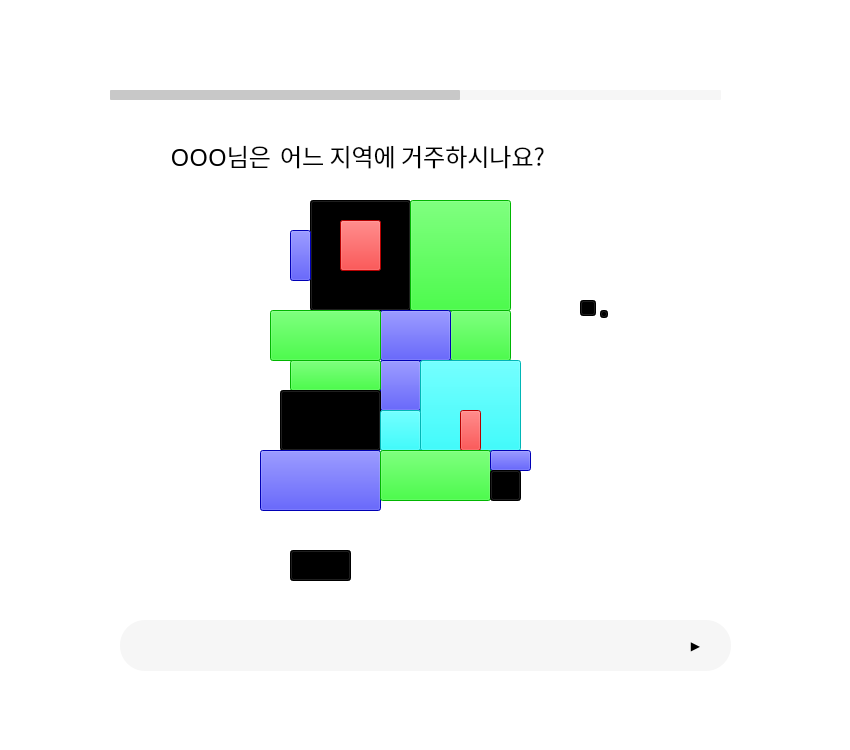
<?xml version="1.0" encoding="UTF-8"?>
<ui version="4.0">
 <class>MainWindow</class>
 <widget class="QMainWindow" name="MainWindow">
  <property name="geometry">
   <rect>
    <x>0</x>
    <y>0</y>
    <width>850</width>
    <height>750</height>
   </rect>
  </property>
  <property name="windowTitle">
   <string>MainWindow</string>
  </property>
  <property name="styleSheet">
   <string notr="true">background-color: #fff;</string>
  </property>
  <widget class="QWidget" name="centralwidget">
   <widget class="QLineEdit" name="lineEdit_2">
    <property name="geometry">
     <rect>
      <x>110</x>
      <y>90</y>
      <width>611</width>
      <height>10</height>
     </rect>
    </property>
    <property name="maximumSize">
     <size>
      <width>16777215</width>
      <height>60</height>
     </size>
    </property>
    <property name="styleSheet">
     <string notr="true">background-color: #F6F6F6;
border-radius:1px;
padding:5px</string>
    </property>
    <property name="alignment">
     <set>Qt::AlignLeading|Qt::AlignLeft|Qt::AlignVCenter</set>
    </property>
   </widget>
   <widget class="QLineEdit" name="lineEdit_3">
    <property name="geometry">
     <rect>
      <x>110</x>
      <y>90</y>
      <width>350</width>
      <height>10</height>
     </rect>
    </property>
    <property name="minimumSize">
     <size>
      <width>350</width>
      <height>0</height>
     </size>
    </property>
    <property name="maximumSize">
     <size>
      <width>350</width>
      <height>60</height>
     </size>
    </property>
    <property name="styleSheet">
     <string notr="true">background-color: #C8C8C8;
border-radius:1px;
padding:5px</string>
    </property>
    <property name="alignment">
     <set>Qt::AlignLeading|Qt::AlignLeft|Qt::AlignVCenter</set>
    </property>
   </widget>
   <widget class="QLabel" name="label_2">
    <property name="geometry">
     <rect>
      <x>280</x>
      <y>130</y>
      <width>441</width>
      <height>51</height>
     </rect>
    </property>
    <property name="maximumSize">
     <size>
      <width>999</width>
      <height>100</height>
     </size>
    </property>
    <property name="font">
     <font>
      <family>G마켓 산스 TTF Medium</family>
      <pointsize>18</pointsize>
      <weight>50</weight>
      <bold>false</bold>
     </font>
    </property>
    <property name="styleSheet">
     <string notr="true">
background: rgb(0,0,0,0);</string>
    </property>
    <property name="text">
     <string>어느 지역에 거주하시나요?</string>
    </property>
    <property name="alignment">
     <set>Qt::AlignLeading|Qt::AlignLeft|Qt::AlignVCenter</set>
    </property>
   </widget>
   <widget class="QLineEdit" name="textimage">
    <property name="geometry">
     <rect>
      <x>150</x>
      <y>620</y>
      <width>511</width>
      <height>51</height>
     </rect>
    </property>
    <property name="maximumSize">
     <size>
      <width>16777215</width>
      <height>60</height>
     </size>
    </property>
    <property name="styleSheet">
     <string notr="true">background-color: rgb(0,0,0,0);</string>
    </property>
    <property name="maxLength">
     <number>100</number>
    </property>
    <property name="frame">
     <bool>false</bool>
    </property>
    <property name="alignment">
     <set>Qt::AlignLeading|Qt::AlignLeft|Qt::AlignVCenter</set>
    </property>
   </widget>
   <widget class="QPushButton" name="pushButton">
    <property name="geometry">
     <rect>
      <x>120</x>
      <y>620</y>
      <width>611</width>
      <height>51</height>
     </rect>
    </property>
    <property name="styleSheet">
     <string notr="true">background-color: #F6F6F6;
border-radius:25px;
padding:5px</string>
    </property>
    <property name="text">
     <string/>
    </property>
    <property name="checkable">
     <bool>true</bool>
    </property>
   </widget>
   <widget class="QPushButton" name="nextbtn">
    <property name="geometry">
     <rect>
      <x>680</x>
      <y>630</y>
      <width>31</width>
      <height>31</height>
     </rect>
    </property>
    <property name="styleSheet">
     <string notr="true">background-color:rgb(0,0,0,0); border-radius:15px</string>
    </property>
    <property name="text">
     <string>▶</string>
    </property>
   </widget>
   <widget class="QPushButton" name="pushButton_2">
    <property name="geometry">
     <rect>
      <x>310</x>
      <y>200</y>
      <width>101</width>
      <height>111</height>
     </rect>
    </property>
    <property name="styleSheet">
     <string notr="true">background-color:#000;</string>
    </property>
    <property name="text">
     <string/>
    </property>
   </widget>
   <widget class="QPushButton" name="pushButton_3">
    <property name="geometry">
     <rect>
      <x>340</x>
      <y>220</y>
      <width>41</width>
      <height>51</height>
     </rect>
    </property>
    <property name="styleSheet">
     <string notr="true">background-color:#f00;</string>
    </property>
    <property name="text">
     <string/>
    </property>
   </widget>
   <widget class="QPushButton" name="pushButton_4">
    <property name="geometry">
     <rect>
      <x>410</x>
      <y>200</y>
      <width>101</width>
      <height>111</height>
     </rect>
    </property>
    <property name="styleSheet">
     <string notr="true">background-color:#0f0;</string>
    </property>
    <property name="text">
     <string/>
    </property>
   </widget>
   <widget class="QPushButton" name="pushButton_5">
    <property name="geometry">
     <rect>
      <x>450</x>
      <y>310</y>
      <width>61</width>
      <height>51</height>
     </rect>
    </property>
    <property name="autoFillBackground">
     <bool>false</bool>
    </property>
    <property name="styleSheet">
     <string notr="true">background-color:#0f0;</string>
    </property>
    <property name="text">
     <string/>
    </property>
   </widget>
   <widget class="QPushButton" name="pushButton_6">
    <property name="geometry">
     <rect>
      <x>380</x>
      <y>310</y>
      <width>71</width>
      <height>51</height>
     </rect>
    </property>
    <property name="styleSheet">
     <string notr="true">background-color:#00f;</string>
    </property>
    <property name="text">
     <string/>
    </property>
   </widget>
   <widget class="QPushButton" name="pushButton_7">
    <property name="geometry">
     <rect>
      <x>380</x>
      <y>360</y>
      <width>41</width>
      <height>51</height>
     </rect>
    </property>
    <property name="styleSheet">
     <string notr="true">background-color:#00f;</string>
    </property>
    <property name="text">
     <string/>
    </property>
   </widget>
   <widget class="QPushButton" name="pushButton_8">
    <property name="geometry">
     <rect>
      <x>270</x>
      <y>310</y>
      <width>111</width>
      <height>51</height>
     </rect>
    </property>
    <property name="styleSheet">
     <string notr="true">background-color:#0f0;</string>
    </property>
    <property name="text">
     <string/>
    </property>
   </widget>
   <widget class="QPushButton" name="pushButton_9">
    <property name="geometry">
     <rect>
      <x>290</x>
      <y>360</y>
      <width>91</width>
      <height>31</height>
     </rect>
    </property>
    <property name="styleSheet">
     <string notr="true">background-color:#0f0;</string>
    </property>
    <property name="text">
     <string/>
    </property>
   </widget>
   <widget class="QPushButton" name="pushButton_10">
    <property name="geometry">
     <rect>
      <x>280</x>
      <y>390</y>
      <width>101</width>
      <height>61</height>
     </rect>
    </property>
    <property name="styleSheet">
     <string notr="true">background-color:#000;</string>
    </property>
    <property name="text">
     <string/>
    </property>
   </widget>
   <widget class="QPushButton" name="pushButton_11">
    <property name="geometry">
     <rect>
      <x>260</x>
      <y>450</y>
      <width>121</width>
      <height>61</height>
     </rect>
    </property>
    <property name="styleSheet">
     <string notr="true">background-color:#00f;</string>
    </property>
    <property name="text">
     <string/>
    </property>
   </widget>
   <widget class="QPushButton" name="pushButton_12">
    <property name="geometry">
     <rect>
      <x>290</x>
      <y>230</y>
      <width>21</width>
      <height>51</height>
     </rect>
    </property>
    <property name="styleSheet">
     <string notr="true">background-color:#00f;</string>
    </property>
    <property name="text">
     <string/>
    </property>
   </widget>
   <widget class="QPushButton" name="pushButton_13">
    <property name="geometry">
     <rect>
      <x>420</x>
      <y>360</y>
      <width>101</width>
      <height>91</height>
     </rect>
    </property>
    <property name="styleSheet">
     <string notr="true">background-color:#0ff;</string>
    </property>
    <property name="text">
     <string/>
    </property>
   </widget>
   <widget class="QPushButton" name="pushButton_14">
    <property name="geometry">
     <rect>
      <x>380</x>
      <y>410</y>
      <width>41</width>
      <height>41</height>
     </rect>
    </property>
    <property name="styleSheet">
     <string notr="true">background-color:#0ff;</string>
    </property>
    <property name="text">
     <string/>
    </property>
   </widget>
   <widget class="QPushButton" name="pushButton_15">
    <property name="geometry">
     <rect>
      <x>460</x>
      <y>410</y>
      <width>21</width>
      <height>41</height>
     </rect>
    </property>
    <property name="styleSheet">
     <string notr="true">background-color:#f00;</string>
    </property>
    <property name="text">
     <string/>
    </property>
   </widget>
   <widget class="QPushButton" name="pushButton_16">
    <property name="geometry">
     <rect>
      <x>380</x>
      <y>450</y>
      <width>111</width>
      <height>51</height>
     </rect>
    </property>
    <property name="styleSheet">
     <string notr="true">background-color:#0f0;</string>
    </property>
    <property name="text">
     <string/>
    </property>
   </widget>
   <widget class="QPushButton" name="pushButton_17">
    <property name="geometry">
     <rect>
      <x>490</x>
      <y>450</y>
      <width>41</width>
      <height>21</height>
     </rect>
    </property>
    <property name="styleSheet">
     <string notr="true">background-color:#00f;</string>
    </property>
    <property name="text">
     <string/>
    </property>
   </widget>
   <widget class="QPushButton" name="pushButton_18">
    <property name="geometry">
     <rect>
      <x>490</x>
      <y>470</y>
      <width>31</width>
      <height>31</height>
     </rect>
    </property>
    <property name="styleSheet">
     <string notr="true">background-color:#000;</string>
    </property>
    <property name="text">
     <string/>
    </property>
   </widget>
   <widget class="QPushButton" name="pushButton_19">
    <property name="geometry">
     <rect>
      <x>290</x>
      <y>550</y>
      <width>61</width>
      <height>31</height>
     </rect>
    </property>
    <property name="styleSheet">
     <string notr="true">background-color:#000;</string>
    </property>
    <property name="text">
     <string/>
    </property>
   </widget>
   <widget class="QPushButton" name="pushButton_20">
    <property name="geometry">
     <rect>
      <x>580</x>
      <y>300</y>
      <width>16</width>
      <height>16</height>
     </rect>
    </property>
    <property name="styleSheet">
     <string notr="true">background-color:#000;</string>
    </property>
    <property name="text">
     <string/>
    </property>
   </widget>
   <widget class="QPushButton" name="pushButton_21">
    <property name="geometry">
     <rect>
      <x>600</x>
      <y>310</y>
      <width>8</width>
      <height>8</height>
     </rect>
    </property>
    <property name="styleSheet">
     <string notr="true">background-color:#000;</string>
    </property>
    <property name="text">
     <string/>
    </property>
   </widget>
   <widget class="QLabel" name="userlabel">
    <property name="geometry">
     <rect>
      <x>110</x>
      <y>130</y>
      <width>161</width>
      <height>51</height>
     </rect>
    </property>
    <property name="maximumSize">
     <size>
      <width>999</width>
      <height>100</height>
     </size>
    </property>
    <property name="font">
     <font>
      <family>G마켓 산스 TTF Medium</family>
      <pointsize>18</pointsize>
      <weight>50</weight>
      <bold>false</bold>
     </font>
    </property>
    <property name="styleSheet">
     <string notr="true">
background: rgb(0,0,0,0);</string>
    </property>
    <property name="text">
     <string>OOO님은</string>
    </property>
    <property name="alignment">
     <set>Qt::AlignRight|Qt::AlignTrailing|Qt::AlignVCenter</set>
    </property>
   </widget>
   <zorder>pushButton</zorder>
   <zorder>lineEdit_2</zorder>
   <zorder>lineEdit_3</zorder>
   <zorder>label_2</zorder>
   <zorder>textimage</zorder>
   <zorder>nextbtn</zorder>
   <zorder>pushButton_2</zorder>
   <zorder>pushButton_3</zorder>
   <zorder>pushButton_4</zorder>
   <zorder>pushButton_5</zorder>
   <zorder>pushButton_6</zorder>
   <zorder>pushButton_7</zorder>
   <zorder>pushButton_8</zorder>
   <zorder>pushButton_9</zorder>
   <zorder>pushButton_10</zorder>
   <zorder>pushButton_11</zorder>
   <zorder>pushButton_12</zorder>
   <zorder>pushButton_13</zorder>
   <zorder>pushButton_14</zorder>
   <zorder>pushButton_15</zorder>
   <zorder>pushButton_16</zorder>
   <zorder>pushButton_17</zorder>
   <zorder>pushButton_18</zorder>
   <zorder>pushButton_19</zorder>
   <zorder>pushButton_20</zorder>
   <zorder>pushButton_21</zorder>
   <zorder>userlabel</zorder>
  </widget>
  <widget class="QMenuBar" name="menubar">
   <property name="geometry">
    <rect>
     <x>0</x>
     <y>0</y>
     <width>850</width>
     <height>21</height>
    </rect>
   </property>
  </widget>
  <widget class="QStatusBar" name="statusbar"/>
 </widget>
 <resources>
  <include location="listimages.qrc"/>
 </resources>
 <connections/>
</ui>
